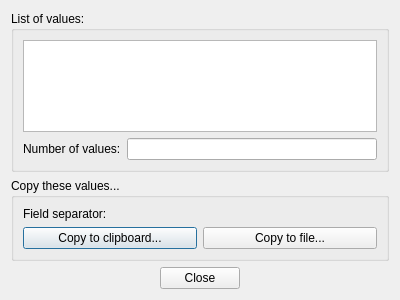
<?xml version="1.0" encoding="UTF-8"?>
<ui version="4.0">
 <class>PVListColNrawDlg</class>
 <widget class="QDialog" name="PVListColNrawDlg">
  <property name="geometry">
   <rect>
    <x>0</x>
    <y>0</y>
    <width>400</width>
    <height>300</height>
   </rect>
  </property>
  <property name="windowTitle">
   <string>Unique values...</string>
  </property>
  <layout class="QVBoxLayout" name="verticalLayout">
   <item>
    <widget class="QGroupBox" name="groupBox">
     <property name="title">
      <string>List of values:</string>
     </property>
     <layout class="QVBoxLayout" name="verticalLayout_2">
      <item>
       <widget class="QListView" name="_values_view"/>
      </item>
      <item>
       <layout class="QHBoxLayout" name="horizontalLayout_3">
        <item>
         <widget class="QLabel" name="label_2">
          <property name="sizePolicy">
           <sizepolicy hsizetype="Maximum" vsizetype="Preferred">
            <horstretch>0</horstretch>
            <verstretch>0</verstretch>
           </sizepolicy>
          </property>
          <property name="text">
           <string>Number of values:</string>
          </property>
         </widget>
        </item>
        <item>
         <widget class="QLineEdit" name="_nb_values_edit">
          <property name="enabled">
           <bool>true</bool>
          </property>
          <property name="sizePolicy">
           <sizepolicy hsizetype="Minimum" vsizetype="Fixed">
            <horstretch>0</horstretch>
            <verstretch>0</verstretch>
           </sizepolicy>
          </property>
          <property name="mouseTracking">
           <bool>false</bool>
          </property>
          <property name="acceptDrops">
           <bool>false</bool>
          </property>
          <property name="inputMask">
           <string notr="true"/>
          </property>
          <property name="text">
           <string notr="true"/>
          </property>
          <property name="readOnly">
           <bool>true</bool>
          </property>
          <property name="placeholderText">
           <string notr="true"/>
          </property>
         </widget>
        </item>
       </layout>
      </item>
     </layout>
    </widget>
   </item>
   <item>
    <widget class="QGroupBox" name="groupBox_2">
     <property name="title">
      <string>Copy these values...</string>
     </property>
     <layout class="QVBoxLayout" name="verticalLayout_3">
      <item>
       <layout class="QHBoxLayout" name="horizontalLayout_2">
        <item>
         <widget class="QLabel" name="label">
          <property name="text">
           <string>Field separator:</string>
          </property>
         </widget>
        </item>
        <item>
         <widget class="QKeySequenceWidget" name="_field_separator_btn" native="true"/>
        </item>
       </layout>
      </item>
      <item>
       <layout class="QHBoxLayout" name="horizontalLayout">
        <item>
         <widget class="QPushButton" name="pushButton">
          <property name="text">
           <string>Copy to clipboard...</string>
          </property>
         </widget>
        </item>
        <item>
         <widget class="QPushButton" name="pushButton_2">
          <property name="text">
           <string>Copy to file...</string>
          </property>
         </widget>
        </item>
       </layout>
      </item>
     </layout>
    </widget>
   </item>
   <item>
    <widget class="QDialogButtonBox" name="buttonBox">
     <property name="orientation">
      <enum>Qt::Horizontal</enum>
     </property>
     <property name="standardButtons">
      <set>QDialogButtonBox::Close</set>
     </property>
     <property name="centerButtons">
      <bool>true</bool>
     </property>
    </widget>
   </item>
  </layout>
 </widget>
 <customwidgets>
  <customwidget>
   <class>QKeySequenceWidget</class>
   <extends>QWidget</extends>
   <header location="global">pvkernel/widgets/qkeysequencewidget.h</header>
   <container>1</container>
  </customwidget>
 </customwidgets>
 <resources/>
 <connections>
  <connection>
   <sender>buttonBox</sender>
   <signal>accepted()</signal>
   <receiver>PVListColNrawDlg</receiver>
   <slot>accept()</slot>
   <hints>
    <hint type="sourcelabel">
     <x>248</x>
     <y>254</y>
    </hint>
    <hint type="destinationlabel">
     <x>157</x>
     <y>274</y>
    </hint>
   </hints>
  </connection>
  <connection>
   <sender>buttonBox</sender>
   <signal>rejected()</signal>
   <receiver>PVListColNrawDlg</receiver>
   <slot>reject()</slot>
   <hints>
    <hint type="sourcelabel">
     <x>316</x>
     <y>260</y>
    </hint>
    <hint type="destinationlabel">
     <x>286</x>
     <y>274</y>
    </hint>
   </hints>
  </connection>
 </connections>
</ui>
